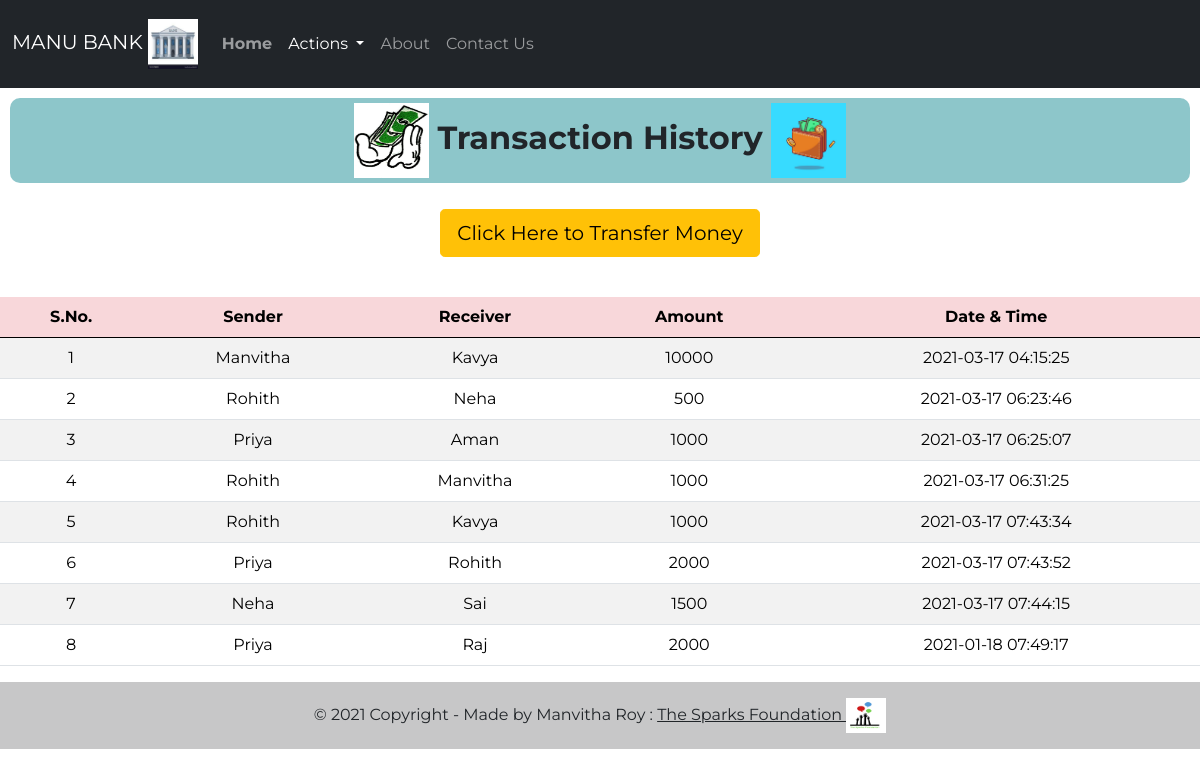
The page /history.php on the database its author committed.
### tables this page shows
CREATE TABLE `transaction` (
  `sno` int(3) NOT NULL,
  `sender` text NOT NULL,
  `receiver` text NOT NULL,
  `balance` int(8) NOT NULL,
  `datetime` datetime NOT NULL DEFAULT current_timestamp()
);

### history.php (the view, shortened to what this page needs)
<!doctype html>
<html lang="en">
<head>
    <link href="https://cdn.jsdelivr.net/npm/bootstrap@5.0.0-beta1/dist/css/bootstrap.min.css" rel="stylesheet"
>
    <link rel="stylesheet" href="css/style3.css">
</head>
<body>
    <nav class="navbar py-2 navbar-expand-lg navbar-dark bg-dark">
        <div class="container-fluid">
        <a class="navbar-brand" href="#">MANU BANK <img src="logos/logo.webp" alt="Bank" width="50" height="50"></a>
            <div class="collapse navbar-collapse" id="navbarSupportedContent">
                <ul class="navbar-nav me-auto mb-8 mb-lg-0">
                    <li class="nav-item py-3">
                        <a class="nav-link" aria-current="page" href="index.php"><strong>Home</strong></a>
                    </li>
                    <li class="nav-item dropdown py-3">
                        <a class="nav-link dropdown-toggle active" href="#" id="navbarDropdown" role="button"
                            data-bs-toggle="dropdown" aria-expanded="false">
                            Actions
                        </a>
                    </li>
                    <li class="nav-item py-3">
                        <a class="nav-link" href="https://www.thesparksfoundationsingapore.org/ "target="_blank">About</a>
                    </li>
                    <li class="nav-item py-3">
                        <a class="nav-link" href="contact.php">Contact Us</a>
                    </li>
                </ul>
            </div>
        </div>
    </nav>
<class class="welcome">
        <h2>
            <img src="logos/t1.png" alt="Bank" width="75" height="75" style="font-weight: bold;"> <strong>Transaction History</strong> <img
                src="logos/t2.webp" alt="Bank" width="75" height="75">
        </h2>
    </class>
<div class="d-grip gap-2 col-6 mx-auto text-center p-3 mb-2">
    <a href="money.php"><button type="button" class="btn btn-warning btn-lg mb-3">Click Here to Transfer Money</button></a>
</div>
       <div class="table-responsive-sm">
    <table class="table table-hover table-striped">
        <thead style="color : black;" class="table-danger">
            <tr>
                <th class="text-center">S.No.</th>
                <th class="text-center">Sender</th>
                <th class="text-center">Receiver</th>
                <th class="text-center">Amount</th>
                <th class="text-center">Date & Time</th>
            </tr>
        </thead>
        <tbody>
        <?php
include 'connect.php';
$sql ="SELECT * FROM transaction";
$query =mysqli_query($conn, $sql);
while($rows = mysqli_fetch_assoc($query))
{
?>
<tr style="color : black;">
            <td class="text-center py-2"><?php echo $rows['sno']; ?></td>
            <td class="text-center py-2"><?php echo $rows['sender']; ?></td>
            <td class="text-center py-2"><?php echo $rows['receiver']; ?></td>
            <td class="text-center py-2"><?php echo $rows['balance']; ?> </td>
            <td class="text-center py-2"><?php echo $rows['datetime']; ?> </td>
        <?php
}
        ?>
        </tbody>
    </table>
    </div>
    <div class="foot">
        <footer class="bg-light text-center text-lg-start">
            <div class="text-center p-3" style="background-color: rgba(0, 0, 0, 0.2)">
                © 2021 Copyright - Made  by Manvitha Roy :
                <a class="text-dark" href="https://www.thesparksfoundationsingapore.org/" target="_blank"> The Sparks
                    Foundation <img src="logos/tsf.png" alt="" width="40" height="35"></a>
            </div>
        </footer>
    </div>
</body>
</html>

### css/style3.css (style rules this page uses)
* { font-family: 'Montserrat', sans-serif; }
.welcome h2 { margin: 10px; padding: 5px; text-align: center; background-color:rgba(141, 198, 202, 0.993) ; border-radius: 10px; }

### rows shown on the page
transaction: sno "1", sender "Manvitha", receiver "Kavya", balance "10000", datetime "2021-03-17 04:15:25"
transaction: sno "2", sender "Rohith", receiver "Neha", balance "500", datetime "2021-03-17 06:23:46"
transaction: sno "3", sender "Priya", receiver "Aman", balance "1000", datetime "2021-03-17 06:25:07"
transaction: sno "4", sender "Rohith", receiver "Manvitha", balance "1000", datetime "2021-03-17 06:31:25"
transaction: sno "5", sender "Rohith", receiver "Kavya", balance "1000", datetime "2021-03-17 07:43:34"
transaction: sno "6", sender "Priya", receiver "Rohith", balance "2000", datetime "2021-03-17 07:43:52"
transaction: sno "7", sender "Neha", receiver "Sai", balance "1500", datetime "2021-03-17 07:44:15"
transaction: sno "8", sender "Priya", receiver "Raj", balance "2000", datetime "2021-01-18 07:49:17"
